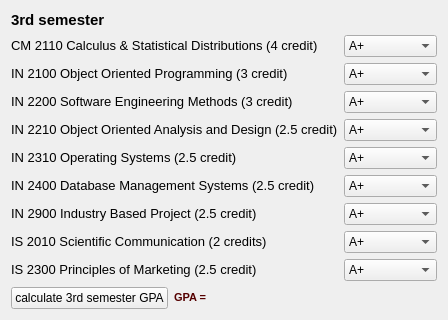
  <widget class="QWidget" name="layoutWidget">
   <property name="geometry">
    <rect>
     <x>10</x>
     <y>30</y>
     <width>420</width>
     <height>291</height>
    </rect>
   </property>
   <layout class="QVBoxLayout" name="verticalLayout_2">
    <item>
     <widget class="QLabel" name="label_2">
      <property name="text">
       <string>&lt;!DOCTYPE HTML PUBLIC &quot;-//W3C//DTD HTML 4.0//EN&quot; &quot;http://www.w3.org/TR/REC-html40/strict.dtd&quot;&gt;
&lt;html&gt;&lt;head&gt;&lt;meta name=&quot;qrichtext&quot; content=&quot;1&quot; /&gt;&lt;style type=&quot;text/css&quot;&gt;
p, li { white-space: pre-wrap; }
&lt;/style&gt;&lt;/head&gt;&lt;body style=&quot; font-family:'MS Shell Dlg 2'; font-size:8.25pt; font-weight:400; font-style:normal;&quot;&gt;
&lt;p style=&quot; margin-top:0px; margin-bottom:0px; margin-left:0px; margin-right:0px; -qt-block-indent:0; text-indent:0px;&quot;&gt;&lt;span style=&quot; font-size:11pt; font-weight:600;&quot;&gt;3rd semester&lt;/span&gt;&lt;/p&gt;&lt;/body&gt;&lt;/html&gt;</string>
      </property>
     </widget>
    </item>
    <item>
     <layout class="QVBoxLayout" name="verticalLayout">
      <item>
       <layout class="QHBoxLayout" name="horizontalLayout_6">
        <item>
         <layout class="QVBoxLayout" name="verticalLayout_9">
          <item>
           <widget class="QLabel" name="label_35">
            <property name="text">
             <string>&lt;!DOCTYPE HTML PUBLIC &quot;-//W3C//DTD HTML 4.0//EN&quot; &quot;http://www.w3.org/TR/REC-html40/strict.dtd&quot;&gt;
&lt;html&gt;&lt;head&gt;&lt;meta name=&quot;qrichtext&quot; content=&quot;1&quot; /&gt;&lt;style type=&quot;text/css&quot;&gt;
p, li { white-space: pre-wrap; }
&lt;/style&gt;&lt;/head&gt;&lt;body style=&quot; font-family:'MS Shell Dlg 2'; font-size:8.25pt; font-weight:400; font-style:normal;&quot;&gt;
&lt;p style=&quot; margin-top:0px; margin-bottom:0px; margin-left:0px; margin-right:0px; -qt-block-indent:0; text-indent:0px;&quot;&gt;&lt;span style=&quot; font-size:10pt;&quot;&gt;CM 2110 Calculus &amp;amp; Statistical Distributions (4 credit)&lt;/span&gt;&lt;/p&gt;&lt;/body&gt;&lt;/html&gt;</string>
            </property>
           </widget>
          </item>
          <item>
           <widget class="QLabel" name="label_36">
            <property name="text">
             <string>&lt;!DOCTYPE HTML PUBLIC &quot;-//W3C//DTD HTML 4.0//EN&quot; &quot;http://www.w3.org/TR/REC-html40/strict.dtd&quot;&gt;
&lt;html&gt;&lt;head&gt;&lt;meta name=&quot;qrichtext&quot; content=&quot;1&quot; /&gt;&lt;style type=&quot;text/css&quot;&gt;
p, li { white-space: pre-wrap; }
&lt;/style&gt;&lt;/head&gt;&lt;body style=&quot; font-family:'MS Shell Dlg 2'; font-size:8.25pt; font-weight:400; font-style:normal;&quot;&gt;
&lt;p style=&quot; margin-top:0px; margin-bottom:0px; margin-left:0px; margin-right:0px; -qt-block-indent:0; text-indent:0px;&quot;&gt;&lt;span style=&quot; font-size:10pt;&quot;&gt;IN 2100 Object Oriented Programming (3 credit)&lt;/span&gt;&lt;/p&gt;&lt;/body&gt;&lt;/html&gt;</string>
            </property>
           </widget>
          </item>
          <item>
           <widget class="QLabel" name="label_37">
            <property name="text">
             <string>&lt;!DOCTYPE HTML PUBLIC &quot;-//W3C//DTD HTML 4.0//EN&quot; &quot;http://www.w3.org/TR/REC-html40/strict.dtd&quot;&gt;
&lt;html&gt;&lt;head&gt;&lt;meta name=&quot;qrichtext&quot; content=&quot;1&quot; /&gt;&lt;style type=&quot;text/css&quot;&gt;
p, li { white-space: pre-wrap; }
&lt;/style&gt;&lt;/head&gt;&lt;body style=&quot; font-family:'MS Shell Dlg 2'; font-size:8.25pt; font-weight:400; font-style:normal;&quot;&gt;
&lt;p style=&quot; margin-top:0px; margin-bottom:0px; margin-left:0px; margin-right:0px; -qt-block-indent:0; text-indent:0px;&quot;&gt;&lt;span style=&quot; font-size:10pt;&quot;&gt;IN 2200 Software Engineering Methods (3 credit)&lt;/span&gt;&lt;/p&gt;&lt;/body&gt;&lt;/html&gt;</string>
            </property>
           </widget>
          </item>
          <item>
           <widget class="QLabel" name="label_38">
            <property name="text">
             <string>&lt;!DOCTYPE HTML PUBLIC &quot;-//W3C//DTD HTML 4.0//EN&quot; &quot;http://www.w3.org/TR/REC-html40/strict.dtd&quot;&gt;
&lt;html&gt;&lt;head&gt;&lt;meta name=&quot;qrichtext&quot; content=&quot;1&quot; /&gt;&lt;style type=&quot;text/css&quot;&gt;
p, li { white-space: pre-wrap; }
&lt;/style&gt;&lt;/head&gt;&lt;body style=&quot; font-family:'MS Shell Dlg 2'; font-size:8.25pt; font-weight:400; font-style:normal;&quot;&gt;
&lt;p style=&quot; margin-top:0px; margin-bottom:0px; margin-left:0px; margin-right:0px; -qt-block-indent:0; text-indent:0px;&quot;&gt;&lt;span style=&quot; font-size:10pt;&quot;&gt;IN 2210 Object Oriented Analysis and Design (2.5 credit)&lt;/span&gt;&lt;/p&gt;&lt;/body&gt;&lt;/html&gt;</string>
            </property>
           </widget>
          </item>
          <item>
           <widget class="QLabel" name="label_39">
            <property name="text">
             <string>&lt;!DOCTYPE HTML PUBLIC &quot;-//W3C//DTD HTML 4.0//EN&quot; &quot;http://www.w3.org/TR/REC-html40/strict.dtd&quot;&gt;
&lt;html&gt;&lt;head&gt;&lt;meta name=&quot;qrichtext&quot; content=&quot;1&quot; /&gt;&lt;style type=&quot;text/css&quot;&gt;
p, li { white-space: pre-wrap; }
&lt;/style&gt;&lt;/head&gt;&lt;body style=&quot; font-family:'MS Shell Dlg 2'; font-size:8.25pt; font-weight:400; font-style:normal;&quot;&gt;
&lt;p style=&quot; margin-top:0px; margin-bottom:0px; margin-left:0px; margin-right:0px; -qt-block-indent:0; text-indent:0px;&quot;&gt;&lt;span style=&quot; font-size:10pt;&quot;&gt;IN 2310 Operating Systems (2.5 credit)&lt;/span&gt;&lt;/p&gt;&lt;/body&gt;&lt;/html&gt;</string>
            </property>
           </widget>
          </item>
          <item>
           <widget class="QLabel" name="label_40">
            <property name="text">
             <string>&lt;!DOCTYPE HTML PUBLIC &quot;-//W3C//DTD HTML 4.0//EN&quot; &quot;http://www.w3.org/TR/REC-html40/strict.dtd&quot;&gt;
&lt;html&gt;&lt;head&gt;&lt;meta name=&quot;qrichtext&quot; content=&quot;1&quot; /&gt;&lt;style type=&quot;text/css&quot;&gt;
p, li { white-space: pre-wrap; }
&lt;/style&gt;&lt;/head&gt;&lt;body style=&quot; font-family:'MS Shell Dlg 2'; font-size:8.25pt; font-weight:400; font-style:normal;&quot;&gt;
&lt;p style=&quot; margin-top:0px; margin-bottom:0px; margin-left:0px; margin-right:0px; -qt-block-indent:0; text-indent:0px;&quot;&gt;&lt;span style=&quot; font-size:10pt;&quot;&gt;IN 2400 Database Management Systems (2.5 credit)&lt;/span&gt;&lt;/p&gt;&lt;/body&gt;&lt;/html&gt;</string>
            </property>
           </widget>
          </item>
          <item>
           <widget class="QLabel" name="label_49">
            <property name="text">
             <string>&lt;!DOCTYPE HTML PUBLIC &quot;-//W3C//DTD HTML 4.0//EN&quot; &quot;http://www.w3.org/TR/REC-html40/strict.dtd&quot;&gt;
&lt;html&gt;&lt;head&gt;&lt;meta name=&quot;qrichtext&quot; content=&quot;1&quot; /&gt;&lt;style type=&quot;text/css&quot;&gt;
p, li { white-space: pre-wrap; }
&lt;/style&gt;&lt;/head&gt;&lt;body style=&quot; font-family:'MS Shell Dlg 2'; font-size:8.25pt; font-weight:400; font-style:normal;&quot;&gt;
&lt;p style=&quot; margin-top:0px; margin-bottom:0px; margin-left:0px; margin-right:0px; -qt-block-indent:0; text-indent:0px;&quot;&gt;&lt;span style=&quot; font-size:10pt;&quot;&gt;IN 2900 Industry Based Project (2.5 credit)&lt;/span&gt;&lt;/p&gt;&lt;/body&gt;&lt;/html&gt;</string>
            </property>
           </widget>
          </item>
          <item>
           <widget class="QLabel" name="label_50">
            <property name="text">
             <string>&lt;!DOCTYPE HTML PUBLIC &quot;-//W3C//DTD HTML 4.0//EN&quot; &quot;http://www.w3.org/TR/REC-html40/strict.dtd&quot;&gt;
&lt;html&gt;&lt;head&gt;&lt;meta name=&quot;qrichtext&quot; content=&quot;1&quot; /&gt;&lt;style type=&quot;text/css&quot;&gt;
p, li { white-space: pre-wrap; }
&lt;/style&gt;&lt;/head&gt;&lt;body style=&quot; font-family:'MS Shell Dlg 2'; font-size:8.25pt; font-weight:400; font-style:normal;&quot;&gt;
&lt;p style=&quot; margin-top:0px; margin-bottom:0px; margin-left:0px; margin-right:0px; -qt-block-indent:0; text-indent:0px;&quot;&gt;&lt;span style=&quot; font-size:10pt;&quot;&gt;IS 2010 Scientific Communication (2 credits)&lt;/span&gt;&lt;/p&gt;&lt;/body&gt;&lt;/html&gt;</string>
            </property>
           </widget>
          </item>
          <item>
           <widget class="QLabel" name="label_51">
            <property name="text">
             <string>&lt;!DOCTYPE HTML PUBLIC &quot;-//W3C//DTD HTML 4.0//EN&quot; &quot;http://www.w3.org/TR/REC-html40/strict.dtd&quot;&gt;
&lt;html&gt;&lt;head&gt;&lt;meta name=&quot;qrichtext&quot; content=&quot;1&quot; /&gt;&lt;style type=&quot;text/css&quot;&gt;
p, li { white-space: pre-wrap; }
&lt;/style&gt;&lt;/head&gt;&lt;body style=&quot; font-family:'MS Shell Dlg 2'; font-size:8.25pt; font-weight:400; font-style:normal;&quot;&gt;
&lt;p style=&quot; margin-top:0px; margin-bottom:0px; margin-left:0px; margin-right:0px; -qt-block-indent:0; text-indent:0px;&quot;&gt;&lt;span style=&quot; font-size:10pt;&quot;&gt;IS 2300 Principles of Marketing (2.5 credit)&lt;/span&gt;&lt;/p&gt;&lt;/body&gt;&lt;/html&gt;</string>
            </property>
           </widget>
          </item>
         </layout>
        </item>
        <item>
         <layout class="QVBoxLayout" name="verticalLayout_12">
          <item>
           <widget class="QComboBox" name="comboBox_31">
            <item>
             <property name="text">
              <string>A+</string>
             </property>
            </item>
            <item>
             <property name="text">
              <string>A</string>
             </property>
            </item>
            <item>
             <property name="text">
              <string>A-</string>
             </property>
            </item>
            <item>
             <property name="text">
              <string>B+</string>
             </property>
            </item>
            <item>
             <property name="text">
              <string>B</string>
             </property>
            </item>
            <item>
             <property name="text">
              <string>B-</string>
             </property>
            </item>
            <item>
             <property name="text">
              <string>C+</string>
             </property>
            </item>
            <item>
             <property name="text">
              <string>C</string>
             </property>
            </item>
            <item>
             <property name="text">
              <string>C-</string>
             </property>
            </item>
            <item>
             <property name="text">
              <string>D</string>
             </property>
            </item>
            <item>
             <property name="text">
              <string>I</string>
             </property>
            </item>
            <item>
             <property name="text">
              <string>F</string>
             </property>
            </item>
            <item>
             <property name="text">
              <string>Not release</string>
             </property>
            </item>
           </widget>
          </item>
          <item>
           <widget class="QComboBox" name="comboBox_32">
            <item>
             <property name="text">
              <string>A+</string>
             </property>
            </item>
            <item>
             <property name="text">
              <string>A</string>
             </property>
            </item>
            <item>
             <property name="text">
              <string>A-</string>
             </property>
            </item>
            <item>
             <property name="text">
              <string>B+</string>
             </property>
            </item>
            <item>
             <property name="text">
              <string>B</string>
             </property>
            </item>
            <item>
             <property name="text">
              <string>B-</string>
             </property>
            </item>
            <item>
             <property name="text">
              <string>C+</string>
             </property>
            </item>
            <item>
             <property name="text">
              <string>C</string>
             </property>
            </item>
            <item>
             <property name="text">
              <string>C-</string>
             </property>
            </item>
            <item>
             <property name="text">
              <string>D</string>
             </property>
            </item>
            <item>
             <property name="text">
              <string>I</string>
             </property>
            </item>
            <item>
             <property name="text">
              <string>F</string>
             </property>
            </item>
            <item>
             <property name="text">
              <string>Not release</string>
             </property>
            </item>
           </widget>
          </item>
          <item>
           <widget class="QComboBox" name="comboBox_33">
            <item>
             <property name="text">
              <string>A+</string>
             </property>
            </item>
            <item>
             <property name="text">
              <string>A</string>
             </property>
            </item>
            <item>
             <property name="text">
              <string>A-</string>
             </property>
            </item>
            <item>
             <property name="text">
              <string>B+</string>
             </property>
            </item>
            <item>
             <property name="text">
              <string>B</string>
             </property>
            </item>
            <item>
             <property name="text">
              <string>B-</string>
             </property>
            </item>
            <item>
             <property name="text">
              <string>C+</string>
             </property>
            </item>
            <item>
             <property name="text">
              <string>C</string>
             </property>
            </item>
            <item>
             <property name="text">
              <string>C-</string>
             </property>
            </item>
            <item>
             <property name="text">
              <string>D</string>
             </property>
            </item>
            <item>
             <property name="text">
              <string>I</string>
             </property>
            </item>
            <item>
             <property name="text">
              <string>F</string>
             </property>
            </item>
            <item>
             <property name="text">
              <string>Not release</string>
             </property>
            </item>
           </widget>
          </item>
          <item>
           <widget class="QComboBox" name="comboBox_34">
            <item>
             <property name="text">
              <string>A+</string>
             </property>
            </item>
            <item>
             <property name="text">
              <string>A</string>
             </property>
            </item>
            <item>
             <property name="text">
              <string>A-</string>
             </property>
            </item>
            <item>
             <property name="text">
              <string>B+</string>
             </property>
            </item>
            <item>
             <property name="text">
              <string>B</string>
             </property>
            </item>
            <item>
             <property name="text">
              <string>B-</string>
             </property>
            </item>
            <item>
             <property name="text">
              <string>C+</string>
             </property>
            </item>
            <item>
             <property name="text">
              <string>C</string>
             </property>
            </item>
            <item>
             <property name="text">
              <string>C-</string>
             </property>
            </item>
            <item>
             <property name="text">
              <string>D</string>
             </property>
            </item>
            <item>
             <property name="text">
              <string>I</string>
             </property>
            </item>
            <item>
             <property name="text">
              <string>F</string>
             </property>
            </item>
            <item>
             <property name="text">
              <string>Not release</string>
             </property>
            </item>
           </widget>
          </item>
          <item>
           <widget class="QComboBox" name="comboBox_35">
            <item>
             <property name="text">
              <string>A+</string>
             </property>
            </item>
            <item>
             <property name="text">
              <string>A</string>
             </property>
            </item>
            <item>
             <property name="text">
              <string>A-</string>
             </property>
            </item>
            <item>
             <property name="text">
              <string>B+</string>
             </property>
            </item>
            <item>
             <property name="text">
              <string>B</string>
             </property>
            </item>
            <item>
             <property name="text">
              <string>B-</string>
             </property>
            </item>
            <item>
             <property name="text">
              <string>C+</string>
             </property>
            </item>
            <item>
             <property name="text">
              <string>C</string>
             </property>
            </item>
            <item>
             <property name="text">
              <string>C-</string>
             </property>
            </item>
            <item>
             <property name="text">
              <string>D</string>
             </property>
            </item>
            <item>
             <property name="text">
              <string>I</string>
             </property>
            </item>
            <item>
             <property name="text">
              <string>F</string>
             </property>
            </item>
            <item>
             <property name="text">
              <string>Not release</string>
             </property>
            </item>
           </widget>
          </item>
          <item>
           <widget class="QComboBox" name="comboBox_36">
            <item>
             <property name="text">
              <string>A+</string>
             </property>
            </item>
            <item>
             <property name="text">
              <string>A</string>
             </property>
            </item>
            <item>
             <property name="text">
              <string>A-</string>
             </property>
            </item>
            <item>
             <property name="text">
              <string>B+</string>
             </property>
            </item>
            <item>
             <property name="text">
              <string>B</string>
             </property>
            </item>
            <item>
             <property name="text">
              <string>B-</string>
             </property>
            </item>
            <item>
             <property name="text">
              <string>C+</string>
             </property>
            </item>
            <item>
             <property name="text">
              <string>C</string>
             </property>
            </item>
            <item>
             <property name="text">
              <string>C-</string>
             </property>
            </item>
            <item>
             <property name="text">
              <string>D</string>
             </property>
            </item>
            <item>
             <property name="text">
              <string>I</string>
             </property>
            </item>
            <item>
             <property name="text">
              <string>F</string>
             </property>
            </item>
            <item>
             <property name="text">
              <string>Not release</string>
             </property>
            </item>
           </widget>
          </item>
          <item>
           <widget class="QComboBox" name="comboBox_37">
            <item>
             <property name="text">
              <string>A+</string>
             </property>
            </item>
            <item>
             <property name="text">
              <string>A</string>
             </property>
            </item>
            <item>
             <property name="text">
              <string>A-</string>
             </property>
            </item>
            <item>
             <property name="text">
              <string>B+</string>
             </property>
            </item>
            <item>
             <property name="text">
              <string>B</string>
             </property>
            </item>
            <item>
             <property name="text">
              <string>B-</string>
             </property>
            </item>
            <item>
             <property name="text">
              <string>C+</string>
             </property>
            </item>
            <item>
             <property name="text">
              <string>C</string>
             </property>
            </item>
            <item>
             <property name="text">
              <string>C-</string>
             </property>
            </item>
            <item>
             <property name="text">
              <string>D</string>
             </property>
            </item>
            <item>
             <property name="text">
              <string>I</string>
             </property>
            </item>
            <item>
             <property name="text">
              <string>F</string>
             </property>
            </item>
            <item>
             <property name="text">
              <string>Not release</string>
             </property>
            </item>
           </widget>
          </item>
          <item>
           <widget class="QComboBox" name="comboBox_38">
            <item>
             <property name="text">
              <string>A+</string>
             </property>
            </item>
            <item>
             <property name="text">
              <string>A</string>
             </property>
            </item>
            <item>
             <property name="text">
              <string>A-</string>
             </property>
            </item>
            <item>
             <property name="text">
              <string>B+</string>
             </property>
            </item>
            <item>
             <property name="text">
              <string>B</string>
             </property>
            </item>
            <item>
             <property name="text">
              <string>B-</string>
             </property>
            </item>
            <item>
             <property name="text">
              <string>C+</string>
             </property>
            </item>
            <item>
             <property name="text">
              <string>C</string>
             </property>
            </item>
            <item>
             <property name="text">
              <string>C-</string>
             </property>
            </item>
            <item>
             <property name="text">
              <string>D</string>
             </property>
            </item>
            <item>
             <property name="text">
              <string>I</string>
             </property>
            </item>
            <item>
             <property name="text">
              <string>F</string>
             </property>
            </item>
            <item>
             <property name="text">
              <string>Not release</string>
             </property>
            </item>
           </widget>
          </item>
          <item>
           <widget class="QComboBox" name="comboBox_39">
            <item>
             <property name="text">
              <string>A+</string>
             </property>
            </item>
            <item>
             <property name="text">
              <string>A</string>
             </property>
            </item>
            <item>
             <property name="text">
              <string>A-</string>
             </property>
            </item>
            <item>
             <property name="text">
              <string>B+</string>
             </property>
            </item>
            <item>
             <property name="text">
              <string>B</string>
             </property>
            </item>
            <item>
             <property name="text">
              <string>B-</string>
             </property>
            </item>
            <item>
             <property name="text">
              <string>C+</string>
             </property>
            </item>
            <item>
             <property name="text">
              <string>C</string>
             </property>
            </item>
            <item>
             <property name="text">
              <string>C-</string>
             </property>
            </item>
            <item>
             <property name="text">
              <string>D</string>
             </property>
            </item>
            <item>
             <property name="text">
              <string>I</string>
             </property>
            </item>
            <item>
             <property name="text">
              <string>F</string>
             </property>
            </item>
            <item>
             <property name="text">
              <string>Not release</string>
             </property>
            </item>
           </widget>
          </item>
         </layout>
        </item>
       </layout>
      </item>
      <item>
       <layout class="QHBoxLayout" name="horizontalLayout">
        <item>
         <widget class="QPushButton" name="pushButton_7">
          <property name="text">
           <string>calculate 3rd semester GPA</string>
          </property>
         </widget>
        </item>
        <item>
         <widget class="QLabel" name="label_26">
          <property name="text">
           <string>&lt;!DOCTYPE HTML PUBLIC &quot;-//W3C//DTD HTML 4.0//EN&quot; &quot;http://www.w3.org/TR/REC-html40/strict.dtd&quot;&gt;
&lt;html&gt;&lt;head&gt;&lt;meta name=&quot;qrichtext&quot; content=&quot;1&quot; /&gt;&lt;style type=&quot;text/css&quot;&gt;
p, li { white-space: pre-wrap; }
&lt;/style&gt;&lt;/head&gt;&lt;body style=&quot; font-family:'MS Shell Dlg 2'; font-size:8.25pt; font-weight:400; font-style:normal;&quot;&gt;
&lt;p style=&quot; margin-top:0px; margin-bottom:0px; margin-left:0px; margin-right:0px; -qt-block-indent:0; text-indent:0px;&quot;&gt;&lt;span style=&quot; font-size:8pt; font-weight:600; color:#550000;&quot;&gt;GPA =&lt;/span&gt;&lt;/p&gt;&lt;/body&gt;&lt;/html&gt;</string>
          </property>
         </widget>
        </item>
        <item>
         <widget class="QLabel" name="label_20">
          <property name="font">
           <font>
            <pointsize>10</pointsize>
            <weight>75</weight>
            <bold>true</bold>
           </font>
          </property>
          <property name="text">
           <string/>
          </property>
         </widget>
        </item>
        <item>
         <spacer name="horizontalSpacer">
          <property name="orientation">
           <enum>Qt::Horizontal</enum>
          </property>
          <property name="sizeHint" stdset="0">
           <size>
            <width>40</width>
            <height>20</height>
           </size>
          </property>
         </spacer>
        </item>
       </layout>
      </item>
     </layout>
    </item>
   </layout>
  </widget>
